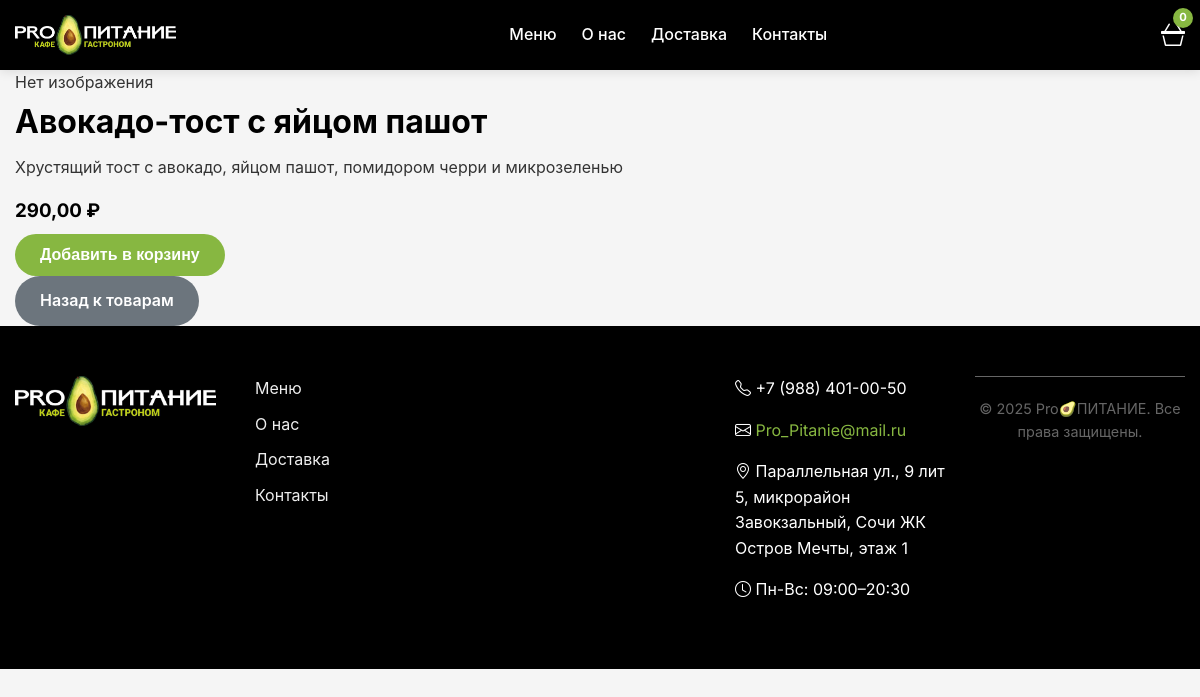
Screenshot of /product/4/ with the database file from the repository.
### editor/models.py (models this page shows, shortened)
class SiteSettings(models.Model):
    site_name = models.CharField(max_length=200, default="Pro🥑ПИТАНИЕ", verbose_name="Название сайта")
    logo = models.ImageField(upload_to='site/', blank=True, null=True, verbose_name="Логотип")
    favicon = models.ImageField(upload_to='site/', blank=True, null=True, verbose_name="Фавикон")
    instagram_url = models.URLField(blank=True, verbose_name="Ссылка на Instagram")
    telegram_url = models.URLField(blank=True, verbose_name="Ссылка на Telegram")
    whatsapp_url = models.URLField(blank=True, verbose_name="Ссылка на WhatsApp")
    phone = models.CharField(max_length=20, blank=True, verbose_name="Телефон")
    email = models.EmailField(blank=True, verbose_name="Email")
    address = models.TextField(blank=True, verbose_name="Адрес")
    working_hours = models.CharField(max_length=100, blank=True, verbose_name="Режим работы")
    class Meta:
        verbose_name = "Настройки сайта"
        verbose_name_plural = "Настройки сайта"
    @classmethod
    def get_settings(cls):
        settings, created = cls.objects.get_or_create(pk=1)
        return settings

### core/models.py (models this page shows, shortened)
class Product(models.Model):
    name = models.CharField(max_length=200, verbose_name="Название")
    description = models.TextField(verbose_name="Описание", blank=True)
    price = models.DecimalField(max_digits=10, decimal_places=2, verbose_name="Цена (₽)")
    category = models.ForeignKey(
        Category,
        on_delete=models.CASCADE,
        verbose_name="Категория",
        related_name='products'
    )
    image = models.ImageField(
        upload_to='products/',
        verbose_name="Изображение",
        blank=True,
        null=True
    )
    is_active = models.BooleanField(default=True, verbose_name="Активен")
    created_at = models.DateTimeField(auto_now_add=True, verbose_name="Дата создания")
    class Meta:
        verbose_name = "Товар"
        verbose_name_plural = "Товары"
        ordering = ['-created_at']

### core/views.py (the view)
# urls.py: path('product/<int:product_id>/', views.product_detail, name='product_detail'),
def product_detail(request, product_id):
    product = get_object_or_404(Product, id=product_id)
    site_settings = SiteSettings.get_settings()
    context = {
        'product': product,
        'site_settings': site_settings,
    }
    return render(request, 'core/product_detail.html', context)

### core/templates/core/product_detail.html (shortened to what this page needs)
{% extends 'core/base.html' %}
{% load static %}
{% block content %}
<div class="container mt-5">
    <div class="row">
        <div class="col-md-6">
            {% if product.image %}
                <img src="{{ product.image.url }}" class="img-fluid product-detail-image" alt="{{ product.name }}">
            {% else %}
                <div class="no-image-placeholder">Нет изображения</div>
            {% endif %}
        </div>
        <div class="col-md-6">
            <h1>{{ product.name }}</h1>
            <p class="lead">{{ product.description }}</p>
            <h3>{{ product.price }} ₽</h3>
            <div class="add-to-cart-container">
                <button class="btn btn-success btn-lg" onclick="addToCart({{ product.id }}, '{{ product.name|escapejs }}', {{ product.price }})">
                    Добавить в корзину
                </button>
            </div>
            <a href="/" class="btn btn-secondary mt-3">Назад к товарам</a>
        </div>
    </div>
</div>
{% endblock %}

### core/templates/core/base.html (shortened to what this page needs)
<!DOCTYPE html>
<html lang="ru">
<head>
    {% load static %}
    <link rel="stylesheet" href="{% static 'css/main.css' %}">
    <link rel="stylesheet" href="https://cdn.jsdelivr.net/npm/bootstrap-icons@1.11.3/font/bootstrap-icons.min.css">
    <link rel="stylesheet" href="https://cdn.jsdelivr.net/npm/swiper@11/swiper-bundle.min.css">
</head>
<body x-data="cart()" x-init="initCart()" class="bg-beige">
    <header class="site-header">
        <div class="container">
            <div class="header-content">
                <div class="logo">
                    {% if site_settings.logo %}
                        <img src="{{ site_settings.logo.url }}" alt="{{ site_settings.site_name }}" style="height: 40px;">
                    {% else %}
                        <span style="color: white; font-weight: bold;">{{ site_settings.site_name }}</span>
                    {% endif %}
                </div>
                <nav class="main-nav">
                    <ul>
                        <li><a href="#menu">Меню</a></li>
                        <li><a href="#about">О нас</a></li>
                        <li><a href="#delivery">Доставка</a></li>
                        <li><a href="#contacts">Контакты</a></li>
                    </ul>
                </nav>
                <div class="cart-icon" @click="isOpen = true">
                    <i class="bi bi-basket3"></i>
                    <span class="cart-count" x-text="getTotalItems() || 0">0</span>
                </div>
            </div>
        </div>
    </header>
    <main>
        {% block content %}
        {% endblock %}
    </main>
    <footer class="site-footer">
        <div class="container">
            <div class="footer-content">
                <div class="footer-logo">
                    {% if site_settings.logo %}
                        <img src="{{ site_settings.logo.url }}" alt="{{ site_settings.site_name }}">
                    {% endif %}
                </div>
                <div class="footer-links">
                    <a href="#menu">Меню</a>
                    <a href="#about">О нас</a>
                    <a href="#delivery">Доставка</a>
                    <a href="#contacts">Контакты</a>
                </div>
                <div class="footer-social">
                </div>
                <div class="footer-contact">
                    {% if site_settings.phone %}
                        <p><i class="bi bi-telephone"></i> {{ site_settings.phone }}</p>
                    {% endif %}
                    {% if site_settings.email %}
                        <p><i class="bi bi-envelope"></i> <a href="mailto:{{ site_settings.email }}">{{ site_settings.email }}</a></p>
                    {% endif %}
                    {% if site_settings.address %}
                        <p><i class="bi bi-geo-alt"></i> {{ site_settings.address }}</p>
                    {% endif %}
                    {% if site_settings.working_hours %}
                        <p><i class="bi bi-clock"></i> {{ site_settings.working_hours }}</p>
                    {% endif %}
                </div>
                <div class="footer-copyright">
                    &copy; 2025 {{ site_settings.site_name }}. Все права защищены.
                </div>
            </div>
        </div>
    </footer>
</body>
</html>

### static/css/main.css (style rules this page uses)
:root { --color-black: #000000; --color-olive: #87B741; --color-beige: #F5F5F5; --color-yellow: #FFD700; --color-dark-gray: #333333; --color-medium-gray: #666666; --color-light-gray: #EEEEEE; --color-white: #FFFFFF; --color-danger: #dc3545; --color-success: #28a745; --color-warning: #ffc107; --color-info: #17a2b8; --color-secondary: #6c757d; }
* { box-sizing: border-box; margin: 0; padding: 0; }
html { scroll-behavior: smooth; }
body { font-family: 'Inter', -apple-system, BlinkMacSystemFont, 'Segoe UI', Roboto, Oxygen, Ubuntu, Cantarell, 'Open Sans', 'Helvetica Neue', sans-serif; font-weight: 400; line-height: 1.6; color: var(--color-dark-gray); background-color: var(--color-beige); }
h1, h2, h3, h4, h5, h6 { font-weight: 700; margin-top: 0; margin-bottom: 0.5rem; color: var(--color-black); }
p { margin-top: 0; margin-bottom: 1rem; }
a { text-decoration: none; color: var(--color-olive); }
img { max-width: 100%; height: auto; display: block; }
.container { width: 100%; max-width: 1200px; margin: 0 auto; padding: 0 15px; }
.btn { display: inline-block; padding: 12px 25px; border-radius: 30px; font-weight: 600; text-align: center; cursor: pointer; transition: all 0.3s ease; border: none; font-size: 1rem; }
.btn-success { background-color: var(--color-olive); color: var(--color-white); }
.btn-secondary { background-color: var(--color-secondary); color: var(--color-white); }
.site-header { background-color: var(--color-black); padding: 15px 0; position: sticky; top: 0; z-index: 1000; box-shadow: 0 2px 10px rgba(0,0,0,0.1); }
.header-content { display: flex; justify-content: space-between; align-items: center; }
.logo img { height: 40px; }
.main-nav ul { display: flex; list-style: none; gap: 25px; }
.main-nav a { color: var(--color-white); font-weight: 500; transition: color 0.2s ease; }
.cart-icon { position: relative; cursor: pointer; color: var(--color-white); font-size: 1.5rem; transition: color 0.2s ease; }
.cart-count { position: absolute; top: -8px; right: -8px; background-color: var(--color-olive); color: var(--color-white); font-size: 0.7rem; font-weight: 700; width: 20px; height: 20px; border-radius: 50%; display: flex; align-items: center; justify-content: center; }
.site-footer { background-color: var(--color-black); color: var(--color-white); padding: 50px 0 20px; }
.footer-content { display: grid; grid-template-columns: repeat(auto-fit, minmax(200px, 1fr)); gap: 30px; margin-bottom: 30px; }
.footer-logo img { height: 50px; margin-bottom: 20px; }
.footer-links, .footer-social { display: flex; flex-direction: column; gap: 10px; }
.footer-links a, .footer-social a { color: var(--color-light-gray); transition: color 0.2s ease; }
.footer-social { flex-direction: row; gap: 15px; font-size: 1.5rem; }
.footer-copyright { text-align: center; padding-top: 20px; border-top: 1px solid var(--color-medium-gray); color: var(--color-medium-gray); font-size: 0.9rem; }

### rows the page displays
SiteSettings: logo (picture), phone "+7 (988) 401-00-50", email "Pro_Pitanie@mail.ru", address "Параллельная ул., 9 лит 5, микрорайон Завокзальный, Сочи ЖК Остров Мечты, этаж 1", working_hours "Пн-Вс: 09:00–20:30", site_name "Pro🥑ПИТАНИЕ"
Product: name "Авокадо-тост с яйцом пашот", description "Хрустящий тост с авокадо, яйцом пашот, помидором черри и микрозеленью", price "290,00"
